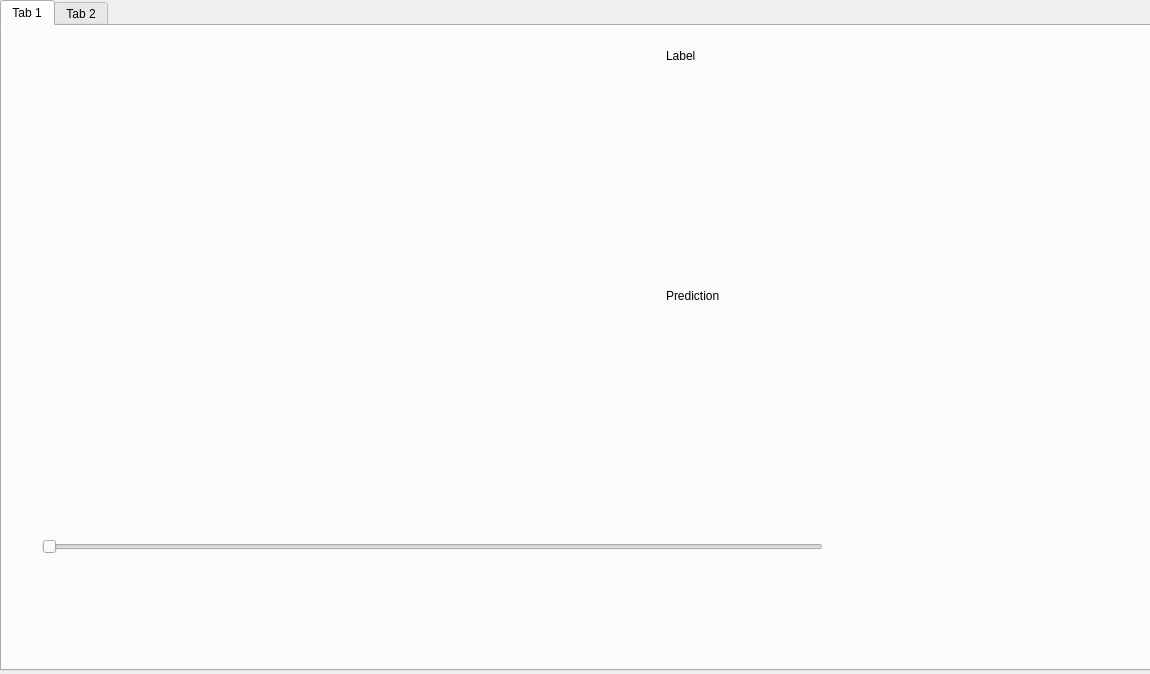
<?xml version="1.0" encoding="UTF-8"?>
<ui version="4.0">
 <class>eval</class>
 <widget class="QWidget" name="eval">
  <property name="geometry">
   <rect>
    <x>0</x>
    <y>0</y>
    <width>1150</width>
    <height>674</height>
   </rect>
  </property>
  <property name="windowTitle">
   <string>eval</string>
  </property>
  <widget class="QTabWidget" name="tabWidget">
   <property name="geometry">
    <rect>
     <x>0</x>
     <y>0</y>
     <width>1151</width>
     <height>671</height>
    </rect>
   </property>
   <property name="currentIndex">
    <number>0</number>
   </property>
   <widget class="QWidget" name="tab">
    <attribute name="title">
     <string>Tab 1</string>
    </attribute>
    <widget class="QSlider" name="horizontalSlider">
     <property name="geometry">
      <rect>
       <x>40</x>
       <y>510</y>
       <width>781</width>
       <height>21</height>
      </rect>
     </property>
     <property name="orientation">
      <enum>Qt::Horizontal</enum>
     </property>
    </widget>
    <widget class="QLabel" name="label">
     <property name="geometry">
      <rect>
       <x>664</x>
       <y>260</y>
       <width>81</width>
       <height>20</height>
      </rect>
     </property>
     <property name="text">
      <string>Prediction</string>
     </property>
    </widget>
    <widget class="QLabel" name="label_2">
     <property name="geometry">
      <rect>
       <x>664</x>
       <y>20</y>
       <width>81</width>
       <height>20</height>
      </rect>
     </property>
     <property name="text">
      <string>Label</string>
     </property>
    </widget>
    <widget class="QLabel" name="label_3">
     <property name="geometry">
      <rect>
       <x>660</x>
       <y>50</y>
       <width>201</width>
       <height>161</height>
      </rect>
     </property>
     <property name="text">
      <string/>
     </property>
     <property name="pixmap">
      <pixmap>../../../../../Zeichnung.png</pixmap>
     </property>
     <property name="scaledContents">
      <bool>true</bool>
     </property>
    </widget>
   </widget>
   <widget class="QWidget" name="tab_2">
    <attribute name="title">
     <string>Tab 2</string>
    </attribute>
   </widget>
  </widget>
 </widget>
 <resources/>
 <connections/>
</ui>
